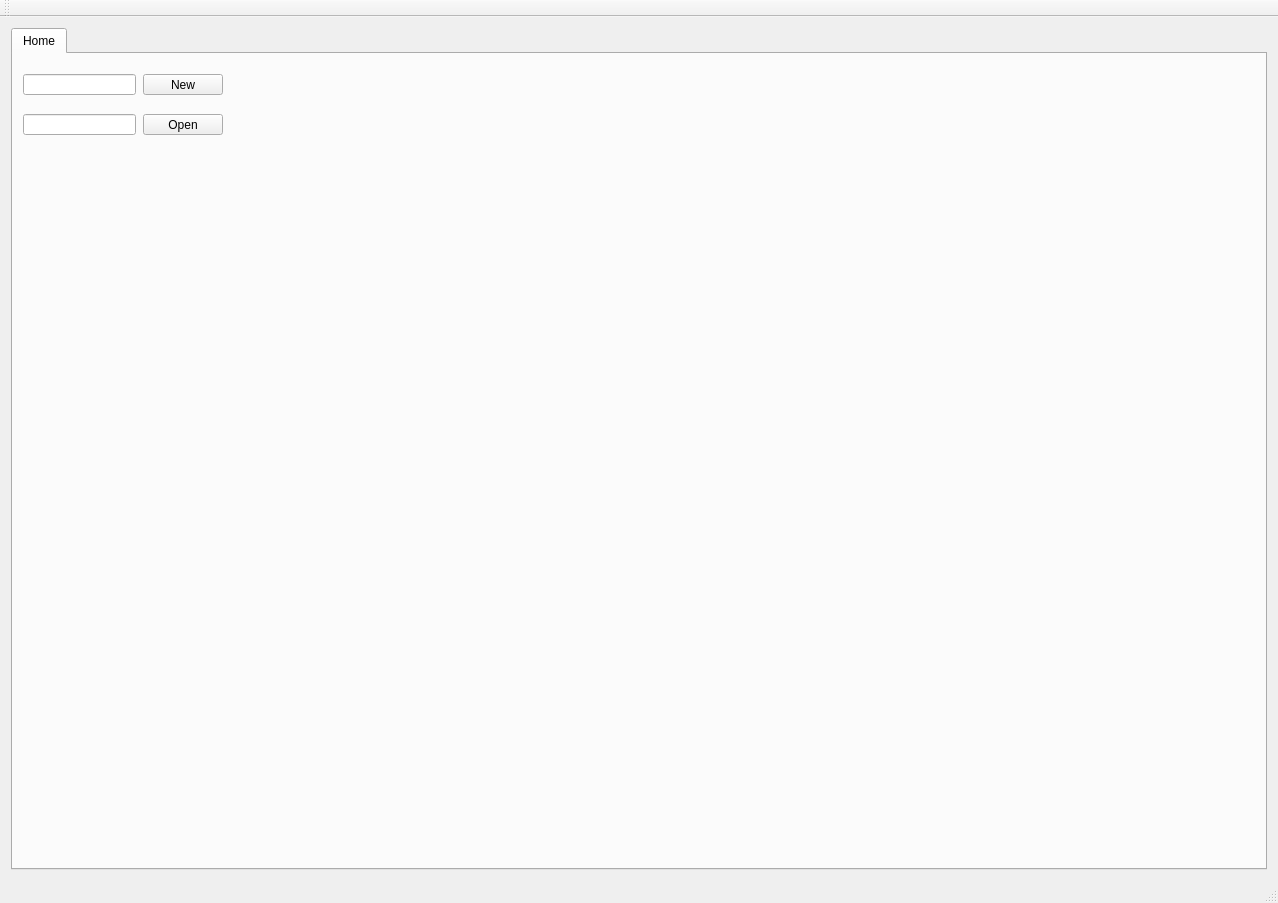
<?xml version="1.0" encoding="UTF-8"?>
<ui version="4.0">
 <class>MainWindowClass</class>
 <widget class="QMainWindow" name="MainWindowClass">
  <property name="geometry">
   <rect>
    <x>0</x>
    <y>0</y>
    <width>1278</width>
    <height>903</height>
   </rect>
  </property>
  <property name="windowTitle">
   <string>MainWindow</string>
  </property>
  <widget class="QWidget" name="centralWidget">
   <layout class="QGridLayout" name="gridLayout">
    <item row="0" column="0">
     <widget class="QTabWidget" name="tabWidget">
      <property name="currentIndex">
       <number>0</number>
      </property>
      <widget class="QWidget" name="home">
       <attribute name="title">
        <string>Home</string>
       </attribute>
       <widget class="QPushButton" name="btn_New">
        <property name="geometry">
         <rect>
          <x>130</x>
          <y>20</y>
          <width>80</width>
          <height>21</height>
         </rect>
        </property>
        <property name="text">
         <string>New</string>
        </property>
       </widget>
       <widget class="QPushButton" name="btn_Open">
        <property name="geometry">
         <rect>
          <x>130</x>
          <y>60</y>
          <width>80</width>
          <height>21</height>
         </rect>
        </property>
        <property name="text">
         <string>Open</string>
        </property>
       </widget>
       <widget class="QLineEdit" name="lin_Open">
        <property name="geometry">
         <rect>
          <x>10</x>
          <y>60</y>
          <width>113</width>
          <height>21</height>
         </rect>
        </property>
       </widget>
       <widget class="QLineEdit" name="lin_New">
        <property name="geometry">
         <rect>
          <x>10</x>
          <y>20</y>
          <width>113</width>
          <height>21</height>
         </rect>
        </property>
       </widget>
      </widget>
     </widget>
    </item>
   </layout>
  </widget>
  <widget class="QToolBar" name="mainToolBar">
   <attribute name="toolBarArea">
    <enum>TopToolBarArea</enum>
   </attribute>
   <attribute name="toolBarBreak">
    <bool>false</bool>
   </attribute>
  </widget>
  <widget class="QStatusBar" name="statusBar"/>
  <widget class="QMenuBar" name="menuBar">
   <property name="geometry">
    <rect>
     <x>0</x>
     <y>0</y>
     <width>1278</width>
     <height>20</height>
    </rect>
   </property>
  </widget>
  <action name="actionNew_device">
   <property name="text">
    <string>New device</string>
   </property>
  </action>
  <action name="actionOpen">
   <property name="text">
    <string>Open device</string>
   </property>
  </action>
 </widget>
 <layoutdefault spacing="6" margin="11"/>
 <resources>
  <include location="MainWindow.qrc"/>
 </resources>
 <connections/>
</ui>
